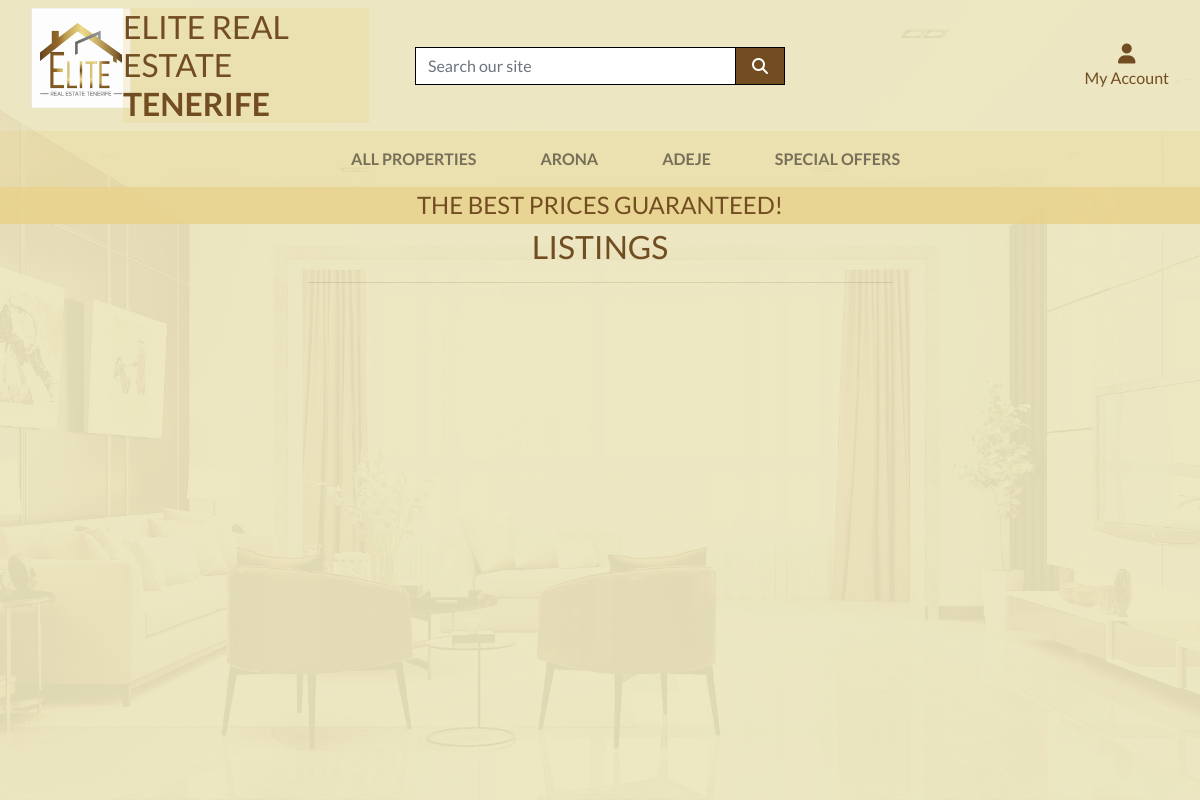
Page /listings/ on the earlier database version.
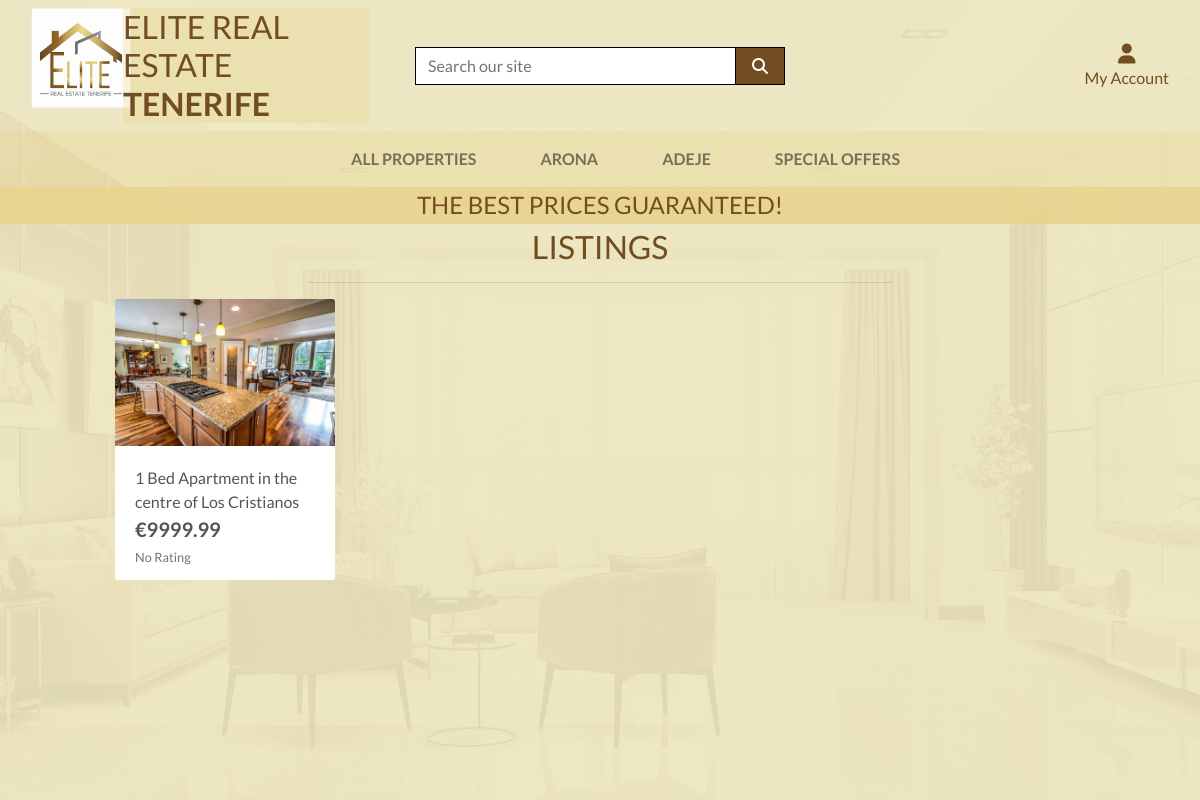
Same page on the later database version.
### listings/models.py (models this page shows, shortened)
class Product(models.Model):
    category = models.ForeignKey('Category', null=True, blank=True, on_delete=models.SET_NULL)
    sku = models.CharField(max_length=254, null=True, blank=True)
    name = models.CharField(max_length=254)
    description = models.TextField()
    price = models.DecimalField(max_digits=10, decimal_places=2)
    rating = models.DecimalField(max_digits=6, decimal_places=2, null=True, blank=True)
    image_url = models.URLField(max_length=1024, null=True, blank=True)
    image = models.ImageField(null=True, blank=True)

### listings/views.py (the view, shortened to what this page needs)
# urls.py: path('', views.all_listings, name='listings'),
def all_listings(request):
    listings = Product.objects.all()
    query = None
    categories = None
    context = {
        'listings': listings,
        'search_term': query,
        'current_categories': categories,
    }
    return render(request, 'listings/listings.html', context)

### listings/templates/listings/listings.html (shortened to what this page needs)
{% extends "base.html" %}
{% load static %}
{% block page_header %}
    <div class="container header-container">
    </div>
{% endblock %}
{% block content %}
    <div class="overlay"></div>
    <div class="container-fluid">
        <div class="row">
            <div class="col text-center mt-3">
                <br>
                <br>
                <h2 class="logo-font">Listings</h2>
                <hr class="w-50 mb-1">
            </div>
        </div>
        <div class="row">
            <div class="product-container col-10 offset-1">
                <div class="row">
                    {% for listing in listings %}
                        <div class="col-sm-6 col-md-6 col-lg-4 col-xl-3">
                            <div class="card h-100 border-0">
                                {% if listing.image %}
                                <a href="{% url 'listing_detail' listing.id %}">
                                    <img class="card-img-top img-fluid" src="{{ listing.image.url }}" alt="{{ listing.name }}">
                                </a>
                                {% else %}
                                <a href="{% url 'listing_detail' listing.id %}">
                                    <img class="card-img-top img-fluid" src="{{ MEDIA_URL }}noimage.png" alt="{{ listing.name }}">
                                </a>
                                {% endif %}
                                <div class="card-body pb-0">
                                    <p class="mb-0">{{ listing.name }}</p>
                                </div>
                                <div class="card-footer bg-white pt-0 border-0 text-left">
                                    <div class="row">
                                        <div class="col">
                                            <p class="lead mb-0 text-left font-weight-bold">€{{ listing.price }}</p>
                                            {% if listing.rating %}
                                                <small class="text-muted"><i class="fas fa-star mr-1"></i>{{ listing.rating }} / 5</small>
                                            {% else %}
                                                <small class="text-muted">No Rating</small>
                                            {% endif %}
                                        </div>
                                    </div>
                                </div>
                            </div>
                        </div>
                    {% endfor %}
                </div>
            </div>
        </div>
    </div>
{% endblock %}

### templates/base.html (shortened to what this page needs)
{% load static %}
<!doctype html>
<html lang="en">
  <head>
    {% block corecss %}
        <link rel="stylesheet" href="https://stackpath.bootstrapcdn.com/bootstrap/4.4.1/css/bootstrap.min.css">
        <link rel="stylesheet" href="{% static 'css/base.css' %}">
    {% endblock %}
  </head>
  <body>
    <header class="container-fluid fixed-top">
      <div class="row">
          <div class="col-12 col-lg-4 my-auto py-1 py-lg-0 text-center text-lg-left">
              <a href="{% url 'home' %}" class="nav-link main-logo-link">
                <div class="row">
                    <div class="col-3 my-0 d-none d-md-block d-sm-block">
                        <img src="/media/IMG-20240812-WA0001.jpg" alt="Company Logo" width="100" height="100">
                    </div>
                    <div class="col-9">
                        <h2 class="logo-font text-gold my-0" style="background-color: rgb(233, 209, 135, 0.3);">Elite Real Estate <strong>Tenerife</strong></h2>
                    </div>
                </div>
              </a>
          </div>
          <div class="col-12 col-lg-4 my-auto py-1 py-lg-0">
              <form method="GET" action="{% url 'listings' %}">
                  <div class="input-group w-100">
                      <input class="form-control border border-black rounded-0" type="text" name="q" placeholder="Search our site">
                      <div class="input-group-append">
                          <button class="form-control btn btn-gold border border-black rounded-0" type="submit">
                              <span class="icon">
                                  <i class="fas fa-search"></i>
                              </span>
                          </button>
                      </div>
                  </div>
              </form>
          </div>
          <div class="col-12 col-lg-4 my-auto py-1 py-lg-0 d-none d-md-block">
              <ul class="list-inline list-unstyled text-center text-lg-right my-0">
                  <li class="list-inline-item dropdown">
                      <a class="text-gold nav-link" href="#" id="user-options" data-toggle="dropdown" aria-haspopup="true" aria-expanded="false">
                          <div class="text-center">
                              <div><i class="fas fa-user fa-lg"></i></div>
                              <p class="my-0">My Account</p>
                          </div>
                      </a>
                  </li>
              </ul>
          </div>
      </div>
      <div class="row" style="background-color: rgb(233, 209, 135, 0.3);">
        <nav class="navbar navbar-expand-lg navbar-light w-100">
            {% include 'includes/mobile-top-header.html' %}
            {% include 'includes/main-nav.html' %}
        </nav>
      </div>
      <div id="delivery-banner" class="row text-center">
        <div class="col text-white" style="background-color: rgb(233, 209, 135, 0.8);">
            <h4 class="logo-font my-1">The best prices guaranteed!</h4>
        </div>
      </div>
    </header>
    {% block page_header %}
    {% endblock %}
    {% block content %}
    {% endblock %}
  </body>
</html>

### templates/includes/mobile-top-header.html (shortened to what this page needs)
<ul>
</ul>

### templates/includes/main-nav.html (shortened to what this page needs)
<div class="collapse navbar-collapse" id="main-nav">
    <ul class="navbar-nav w-auto mx-auto">
        <li class="nav-item dropdown">
            <a class="logo-font font-weight-bold nav-link text-gold mr-5" href="#" id="all-products-link" data-toggle="dropdown" aria-haspopup="true" aria-expanded="false">
                All Properties
            </a>
        </li>
        <li class="nav-item dropdown">
            <a class="logo-font font-weight-bold nav-link text-gold mr-5" href="#" id="clothing-link" data-toggle="dropdown" aria-haspopup="true" aria-expanded="false">
                Arona
            </a>
        </li>
        <li class="nav-item dropdown">
            <a class="logo-font font-weight-bold nav-link text-gold mr-5" href="#" id="homeware-link" data-toggle="dropdown" aria-haspopup="true" aria-expanded="false">
                Adeje
            </a>
        </li>
        <li class="nav-item dropdown">
            <a class="logo-font font-weight-bold nav-link text-gold" href="#" id="specials-link" data-toggle="dropdown" aria-haspopup="true" aria-expanded="false">
                Special Offers
            </a>
        </li>
    </ul>
</div>

### static/css/base.css (style rules this page uses)
html { height: 100%; }
body { background: url('/media/ERET\ Bakground.jpg') no-repeat center center fixed; background-size: cover; height: calc(100vh - 164px); color: #555; font-family: 'Lato'; }
.icon { align-items: center; display: inline-flex; justify-content: center; height: 1.5rem; width: 1.5rem; }
.logo-font { text-transform: uppercase; color: rgb(114, 77, 33); }
.main-logo-link { width: fit-content; }
.btn-gold { background: rgb(114, 77, 33); color: white; }
.text-gold { color: rgb(114, 77, 33); }
.border-black { border: 1px solid black !important; }
.overlay { height: 100%; width: 100%; top: 0; left: 0; position: fixed; background: rgba(236, 229, 188, 0.911); z-index: -1; }
@media (min-width: 1200px) { .container { max-width: 80%; } }
@media (min-width: 992px) { .header-container { padding-top: 164px; } }

Differences in the rows shown:
added Product: image (picture), name "1 Bed Apartment in the centre of Los Cristianos", price "9999.99", shows "No Rating"
